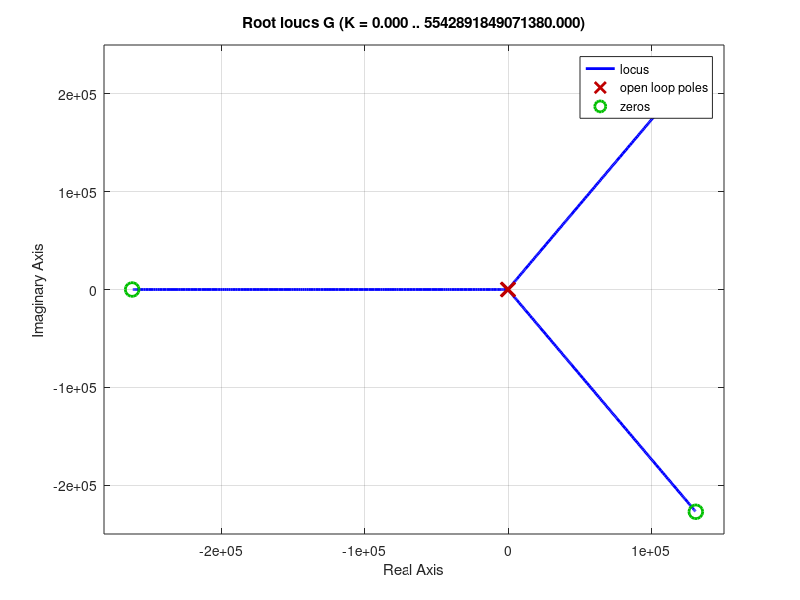

MATLAB code for this plot:
C = [1 0 0];
B = [0 ; 0; 50];
A = [0 1 0; 14.06 -0.2 13; 0 0 -250];
I = eye(3);
s = tf('s');
M = s*I-A;
MI = inv(M);
G = C*MI*B;
Gc = (11.7 + 0.833/s)*G
rlocus(G)